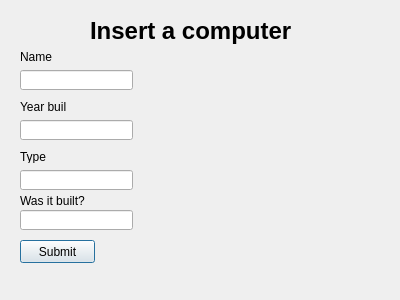
<?xml version="1.0" encoding="UTF-8"?>
<ui version="4.0">
 <class>Insertcomputer</class>
 <widget class="QDialog" name="Insertcomputer">
  <property name="geometry">
   <rect>
    <x>0</x>
    <y>0</y>
    <width>400</width>
    <height>300</height>
   </rect>
  </property>
  <property name="windowTitle">
   <string>Dialog</string>
  </property>
  <widget class="QLabel" name="label">
   <property name="geometry">
    <rect>
     <x>90</x>
     <y>10</y>
     <width>241</width>
     <height>41</height>
    </rect>
   </property>
   <property name="font">
    <font>
     <pointsize>18</pointsize>
     <weight>75</weight>
     <bold>true</bold>
    </font>
   </property>
   <property name="text">
    <string>Insert a computer</string>
   </property>
  </widget>
  <widget class="QLabel" name="label_namecomputer">
   <property name="geometry">
    <rect>
     <x>20</x>
     <y>50</y>
     <width>46</width>
     <height>13</height>
    </rect>
   </property>
   <property name="text">
    <string>Name</string>
   </property>
  </widget>
  <widget class="QLabel" name="label_yearbuilt">
   <property name="geometry">
    <rect>
     <x>20</x>
     <y>100</y>
     <width>46</width>
     <height>13</height>
    </rect>
   </property>
   <property name="text">
    <string>Year built</string>
   </property>
  </widget>
  <widget class="QLabel" name="label_type">
   <property name="geometry">
    <rect>
     <x>20</x>
     <y>150</y>
     <width>46</width>
     <height>13</height>
    </rect>
   </property>
   <property name="text">
    <string>Type</string>
   </property>
  </widget>
  <widget class="QLabel" name="label_wasitbuilt">
   <property name="geometry">
    <rect>
     <x>20</x>
     <y>190</y>
     <width>71</width>
     <height>21</height>
    </rect>
   </property>
   <property name="text">
    <string>Was it built?</string>
   </property>
  </widget>
  <widget class="QLineEdit" name="lineEdit_namecomputer">
   <property name="geometry">
    <rect>
     <x>20</x>
     <y>70</y>
     <width>113</width>
     <height>20</height>
    </rect>
   </property>
  </widget>
  <widget class="QLineEdit" name="lineEdit_yearbuilt">
   <property name="geometry">
    <rect>
     <x>20</x>
     <y>120</y>
     <width>113</width>
     <height>20</height>
    </rect>
   </property>
  </widget>
  <widget class="QLineEdit" name="lineEdit_type">
   <property name="geometry">
    <rect>
     <x>20</x>
     <y>170</y>
     <width>113</width>
     <height>20</height>
    </rect>
   </property>
  </widget>
  <widget class="QLineEdit" name="lineEdit_wasitbuilt">
   <property name="geometry">
    <rect>
     <x>20</x>
     <y>210</y>
     <width>113</width>
     <height>20</height>
    </rect>
   </property>
  </widget>
  <widget class="QPushButton" name="submit_computer">
   <property name="geometry">
    <rect>
     <x>20</x>
     <y>240</y>
     <width>75</width>
     <height>23</height>
    </rect>
   </property>
   <property name="text">
    <string>Submit</string>
   </property>
  </widget>
 </widget>
 <resources/>
 <connections/>
</ui>
